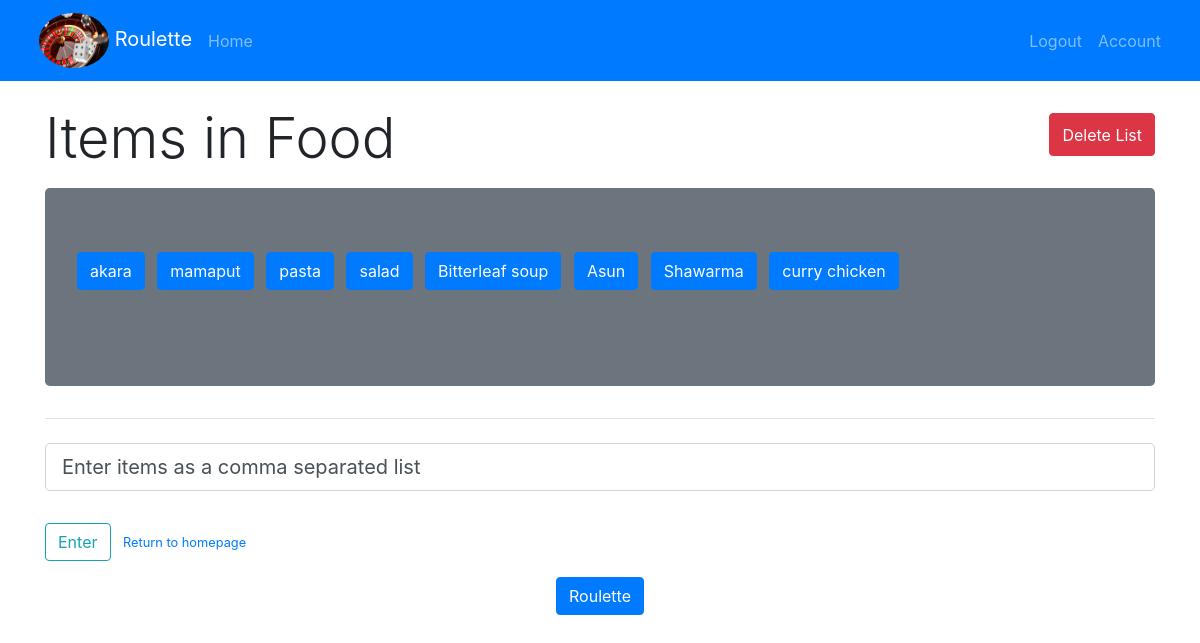
/list/1 (signed in), run on the app's committed database.
### roulette/models.py (models this page shows, shortened)
class List(db.Model):
    id = db.Column(db.Integer, primary_key=True)
    title = db.Column(db.String(100), nullable=False)
    user_id = db.Column(db.Integer, db.ForeignKey('user.id'), nullable=False)
    items = db.relationship('Item', backref='list', lazy=True)

class Item(db.Model):
    id = db.Column(db.Integer, primary_key=True)
    title = db.Column(db.String(100), nullable=False)
    list_id = db.Column(db.Integer, db.ForeignKey('list.id'), nullable=False)

### roulette/routes.py (the view, shortened to what this page needs)
@app.route("/list/<int:list_id>", methods=['POST', 'GET'])
@login_required
def list(list_id):
    roulette = ""
    form = ItemForm()
    current_list = List.query.filter_by(
        user_id=current_user.id,  id=list_id).first_or_404()
    if request.method == 'POST':
        if request.form.get('roulette_btn'):
            roulette = random.choice(current_list.items).title
            return render_template('list.html', list=current_list, form=form, roulette=roulette)
    return render_template('list.html', list=current_list, form=form, roulette=roulette)

### roulette/forms.py
class ItemForm(FlaskForm):
    item_list = StringField(
        'Items', validators=[DataRequired()], default='Enter items as a comma separated list')
    submit = SubmitField('Enter')

### roulette/models.py (called while the page is built)
@login_manager.user_loader
def load_user(user_id):
    return User.query.get(int(user_id))

### roulette/templates/list.html (shortened to what this page needs)
{% extends 'base.html' %}
{% block body %}
<div class = "mb-2 d-flex justify-content-between">
    <h1 class = "mr-4 display-4"> Items in {{list.title}}</h1>
    <button type="button" class="btn btn-danger ml-4 mb-4 mt-2" data-toggle="modal" data-target="#deleteModal">Delete
        List</button>
</div>
<div class = "jumbotron bg-secondary">
    <ul class = "list-inline">
        {% for item in list.items %}
        <li class = "list-inline-item">
            <form action="{{url_for('delete_item', list_id=list.id, item_id=item.id )}}" method='POST'>
                <button type="submit" class="btn btn-primary mb-3" data-toggle="tooltip" title="Click to delete item" data-placement="top">
                    {{item.title}}
                </button>
            </form>
        </li>
        {% endfor %}
    </ul>
</div>
<form method="POST" action="">
    <fieldset class="form-group">
        <legend class="border-bottom mb-4"></legend>
        <div class="form-group">
            {% if form.item_list.errors %}
            {{ form.item_list(class="form-control form-control-lg is-invalid")}}
            <div class="invalid-feedback">
                {% for error in form.item_list.errors %}
                <span>{{error}}</span>
                {% endfor %}
            </div>
            {% else %}
            {{form.item_list(class="form-control form-control-lg")}}
            {% endif %}
        </div>
    </fieldset>
    <div class="form-group d-inline">
        {{form.submit(class="btn btn-outline-info")}}
    </div>
    <small class="text-muted ml-2 d-inline">
        <a href="{{url_for('home')}}">Return to homepage</a>
    </small>
</form>
<div class = "text-center mb-5">
    <form action="{{url_for('list', list_id=list.id )}}" method='POST'>
        <button type="submit" class=" btn btn-primary mt-3 mb-3 " name='roulette_btn' value='roulette'>
            Roulette</button>
    </form>
    <br>
</div>
{% endblock %}

### data on the page
List: title "Food"
Item: title "akara"
Item: title "mamaput"
Item: title "pasta"
Item: title "salad"
Item: title "Bitterleaf soup"
Item: title "Asun"
Item: title "Shawarma"
Item: title "curry chicken"
